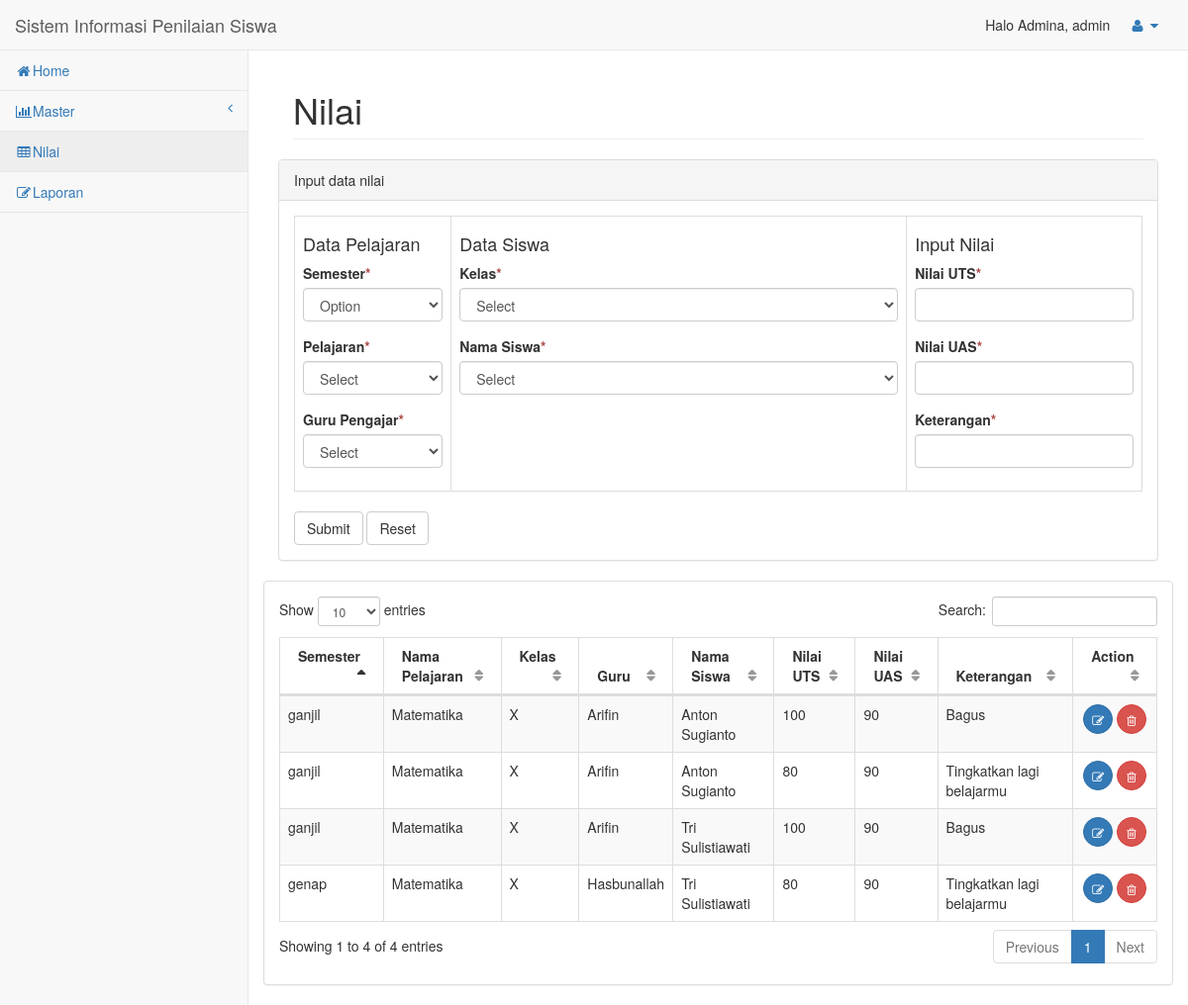
The app's page /admin/nilai.php (signed in) with its own data.
### tables this page shows
CREATE TABLE `tbl_nilai` (
  `id_nilai` int(4) NOT NULL,
  `semester` enum('ganjil','genap') NOT NULL,
  `id_pelajaran` int(4) NOT NULL,
  `id_kelas` int(4) NOT NULL,
  `nip` bigint(20) NOT NULL,
  `nis` bigint(20) NOT NULL,
  `nilai_uts` int(3) NOT NULL,
  `nilai_uas` int(3) NOT NULL,
  `keterangan` varchar(50) NOT NULL
);

CREATE TABLE `tbl_pelajaran` (
  `id_pelajaran` int(4) NOT NULL,
  `nama_pelajaran` varchar(30) NOT NULL,
  `keterangan` varchar(30) NOT NULL
);

CREATE TABLE `tbl_kelas` (
  `id_kelas` int(4) NOT NULL,
  `kelas` varchar(3) NOT NULL,
  `nama_kelas` varchar(10) NOT NULL,
  `nip` bigint(19) UNSIGNED NOT NULL,
  `tahun_ajaran` varchar(10) NOT NULL,
  `jurusan` varchar(30) NOT NULL
);

CREATE TABLE `tbl_guru` (
  `nip` bigint(19) UNSIGNED NOT NULL,
  `nama` varchar(20) NOT NULL,
  `jk` enum('pria','wanita') NOT NULL,
  `alamat` varchar(50) NOT NULL,
  `no_tlp` bigint(13) NOT NULL,
  `status` enum('aktif','tidak') NOT NULL
);

CREATE TABLE `tbl_siswa` (
  `nis` varchar(19) NOT NULL,
  `nama` varchar(30) NOT NULL,
  `jk` enum('pria','wanita') NOT NULL,
  `agama` varchar(20) NOT NULL,
  `tempat_lhr` varchar(30) NOT NULL,
  `tanggal_lhr` date NOT NULL,
  `alamat` varchar(100) NOT NULL,
  `no_tlp` bigint(13) NOT NULL,
  `tahun_angkatan` int(4) NOT NULL,
  `status` enum('aktif','lulus','keluar') NOT NULL
);

### admin/include/user_active.php (called while the page is built, shortened)
<?php
if ((ISSET($_SESSION['username']) and $_SESSION['level'] != "#")) 	{
	$nama_active=$_SESSION['nama'];
	$level=$_SESSION['level'];
	}
?>

### admin/nilai.php (the view, shortened to what this page needs)
<!DOCTYPE html>
<html lang="en">
<head>
    <link href="assets/vendor/bootstrap/css/bootstrap.min.css" rel="stylesheet">
    <link href="assets/vendor/metisMenu/metisMenu.min.css" rel="stylesheet">
    <link href="assets/vendor/datatables-plugins/dataTables.bootstrap.css" rel="stylesheet">
    <link href="assets/vendor/datatables-responsive/dataTables.responsive.css" rel="stylesheet">
    <link href="assets/dist/css/sb-admin-2.css" rel="stylesheet">
    <link href="assets/vendor/font-awesome/css/font-awesome.min.css" rel="stylesheet" type="text/css">
</head>
<body>
<?php
    include "include/headerup.php";
    include "include/header.php";
?>
        <div id="page-wrapper">
            <div class="container-fluid">
                <div class="row">
                    <div class="col-lg-12">
                        <h1 class="page-header">Nilai</h1>
                    </div>
                    <div class="row">
                <div class="col-lg-12">
                    <div class="panel panel-default">
                        <div class="panel-heading">
                            Input data nilai
                        </div>
                        <div class="panel-body">
                            <div class="row">
                                <div class="col-lg-12">
                                    <form method="post">
                    <table class="table table-bordered" border="8">
                    <td>
                    <h4>Data Pelajaran</h4>
                    <div class="form-group">
                    <label class="control-label">Semester<span class="text-danger">*</span></label>
                    <select class="form-control" name="semester" required="" onchange="javascript:get(this)">
                        <option value="">Option</option>
                    </select>
                    </div>
                    <div class="form-group">
                    <label class="control-label">Pelajaran<span class="text-danger">*</span></label>
                    <select class="form-control" name="pelajaran" required="" onchange="javascript:get(this)">
                            <option value ="">Select</option>
                    </select>
                    </div>
                    <div class="form-group">
                    <label class="control-label">Guru Pengajar<span class="text-danger">*</span></label>
                    <select class="form-control" name="guru" required="" onchange="javascript:get(this)">
                            <option value ="">Select</option>
                    </select>
                    </div>
                    </td>
                    <td>
                    <h4>Data Siswa</h4>
                    <div class="form-group">
                    <label class="control-label">Kelas<span class="text-danger">*</span></label>
                    <select class="form-control" name="kelas" required="" onchange="javascript:get(this)">
                            <option value ="">Select</option>
                    </select>
                    </div>
                    <div class="form-group">
                    <label class="control-label">Nama Siswa<span class="text-danger">*</span></label>
                    <select class="form-control" name="nama_siswa" required="" onchange="javascript:get(this)">
                            <option value ="">Select</option>
                    </select>
                    </div>
                    </td>
                    <td>
                    <h4>Input Nilai</h4>
                    <div class="form-group">
                    <label class="control-label">Nilai UTS<span class="text-danger">*</span></label>
                    <input type="text" name="uts" class="form-control">
                    </div>
                    <div class="form-group">
                    <label class="control-label">Nilai UAS<span class="text-danger">*</span></label>
                    <input type="text" name="uas" class="form-control">
                    </div>
                    <div class="form-group">
                    <label class="control-label">Keterangan<span class="text-danger">*</span></label>
                    <input type="text" name="keterangan" class="form-control">
                    </div>
                </td>
            </table>
                                        <button type="submit" name="submit" value="submit" class="btn btn-default">Submit</button>
                                        <button type="reset" class="btn btn-default">Reset</button>
                                    </form>
                                </div>
                            </div>
                        </div>
                    </div>
                </div>
<div class="row">
                <div class="col-lg-12">
                    <div class="panel panel-default">
                        <div class="panel-body">
                            <table width="100%" class="table table-striped table-bordered table-hover" id="dataTables-example">
                                        <thead>
                                            <tr>
                                                <th>Semester</th>
                                                <th>Nama Pelajaran</th>
                                                <th>Kelas</th>
                                                <th>Guru</th>
                                                <th>Nama Siswa</th>
                                                <th>Nilai UTS</th>
                                                <th>Nilai UAS</th>
                                                <th>Keterangan</th>
                                                <th>Action</th>
                                            </tr>
                                        </thead>
                                        <tbody>
                                        <?php
                                            $conn = new mysqli("localhost", "root", "", "fahri");
                                            $res = $conn->query("SELECT *, tbl_guru.nama as namaguru, tbl_siswa.nama as namasiswa, tbl_nilai.keterangan as keterangannilai FROM tbl_nilai inner join tbl_siswa on tbl_nilai.nis = tbl_siswa.nis inner join tbl_guru on tbl_nilai.nip = tbl_guru.nip inner join tbl_pelajaran on tbl_nilai.id_pelajaran = tbl_pelajaran.id_pelajaran inner join tbl_kelas on tbl_nilai.id_kelas = tbl_kelas.id_kelas");
                                            while($row = $res->fetch_assoc()){
                                                echo '
                                                <tr>
                                                    <td>'.$row['semester'].'</td>
                                                    <td>'.$row['nama_pelajaran'].'</td>
                                                    <td>'.$row['kelas'].'</td>
                                                    <td>'.$row['namaguru'].'</td>
                                                    <td>'.$row['namasiswa'].'</td>
                                                    <td>'.$row['nilai_uts'].'</td>
                                                    <td>'.$row['nilai_uas'].'</td>
                                                    <td>'.$row['keterangannilai'].'</td>
                                                    <td align="center">
                                                    <a class="btn btn-primary btn-circle" href="edit_nilai.php?id_nilai='.$row['id_nilai'].'" onclick="return warn()" title="Edit"><i class="fa fa-edit "></i></a>
                                                    <a class="btn btn-danger btn-circle" href="delete_nilai.php?id_nilai='.$row['id_nilai'].'" onclick="return warn()" title="Hapus"><i class="fa fa-trash-o "></i></a></button>
                                                    </td>
                                                </tr>
                                                ';
                                            }
                                            ?>
                                        </tbody>
                            </table>
                        </div>
                    </div>
                </div>
            </div>
        </div>
    </div>
</div>
</div>
    </div>
</body>
</html>

### admin/include/headerup.php (shortened to what this page needs)
<?php include "include/user_active.php"; ?>
<div id="wrapper">
    <nav class="navbar navbar-default navbar-static-top" role="navigation" style="margin-bottom: 0">
        <div class="navbar-header">
            <a class="navbar-brand" href="home.php">Sistem Informasi Penilaian Siswa</a>
        </div>
        <ul class="nav navbar-top-links navbar-right">
                <li>Halo <?php echo "$nama_active"; ?>, <?php echo "$level"; ?></li>
            <li class="dropdown">
                <a class="dropdown-toggle" data-toggle="dropdown" href="#">
                    <i class="fa fa-user fa-fw"></i> <i class="fa fa-caret-down"></i>
                </a>
            </li>
        </ul>

### admin/include/header.php (shortened to what this page needs)
<?php
if ($_SESSION['level'] == 'admin')
{
  echo "
            <div class='navbar-default sidebar' role='navigation'>
                <div class='sidebar-nav navbar-collapse'>
                    <ul class='nav' id='side-menu'>
                        <li>
                            <a href='home.php'><i class='fa fa-home fa-fw'></i>Home</a>
                        </li>
                        <li>
                            <a href='#'><i class='fa fa-bar-chart-o fa-fw'></i>Master<span class='fa arrow'></span></a>
                            <ul class='nav nav-second-level'>
                                <li>
                                    <a href='user.php'>User</a>
                                </li>
                                <li>
                                    <a href='siswa.php'>Siswa</a>
                                </li>
                                <li>
                                    <a href='guru.php'>Guru</a>
                                </li>
                                <li>
                                    <a href='kelas.php'>Kelas</a>
                                </li>
                                <li>
                                    <a href='pelajaran.php'>Pelajaran</a>
                                </li>
                            </ul>
                        </li>
                        <li>
                            <a href='nilai.php'><i class='fa fa-table fa-fw'></i>Nilai</a>
                        </li>
                        <li>
                            <a href='laporan_nilai.php'><i class='fa fa-edit fa-fw'></i>Laporan</a>
                        </li>
                    </ul>
                </div>
            </div>
        </nav>
      ";
      }
?>

### records on screen
tbl_nilai: semester "ganjil", id_pelajaran.nama_pelajaran "Matematika", id_kelas.kelas "X", tbl_guru.nama "Arifin", tbl_siswa.nama "Anton Sugianto", nilai_uts "100", nilai_uas "90", keterangan "Bagus"
tbl_nilai: semester "genap", id_pelajaran.nama_pelajaran "Matematika", id_kelas.kelas "X", tbl_guru.nama "Hasbunallah", tbl_siswa.nama "Tri Sulistiawati", nilai_uts "80", nilai_uas "90", keterangan "Tingkatkan lagi belajarmu"
tbl_nilai: semester "ganjil", id_pelajaran.nama_pelajaran "Matematika", id_kelas.kelas "X", tbl_guru.nama "Arifin", tbl_siswa.nama "Anton Sugianto", nilai_uts "80", nilai_uas "90", keterangan "Tingkatkan lagi belajarmu"
tbl_nilai: semester "ganjil", id_pelajaran.nama_pelajaran "Matematika", id_kelas.kelas "X", tbl_guru.nama "Arifin", tbl_siswa.nama "Tri Sulistiawati", nilai_uts "100", nilai_uas "90", keterangan "Bagus"

### other values on screen
$nama_active "Admina"
$level "admin"
